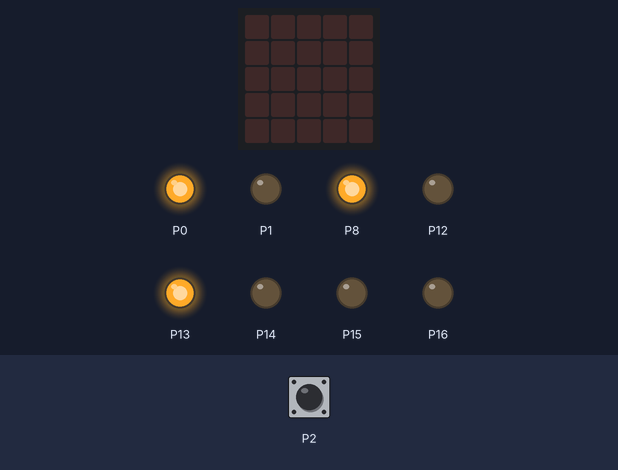
A program run on a simulated BBC micro:bit (MakeCode). On the bench: the board's 5×5 LED display, output pins drawn as LEDs (lit = HIGH). Dashed ring = blinking. The test bench sets the inputs (shaded band).

Above: at 1.2 s.
1.3 s: touch pin P2 pressed for 0.15 s
At 3.0 s:
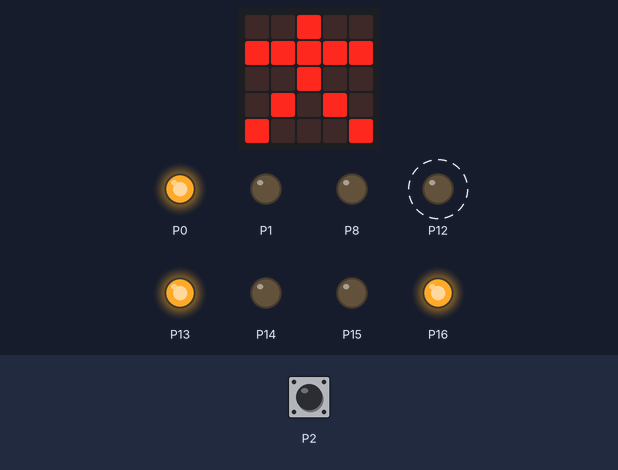
At 6.4 s:
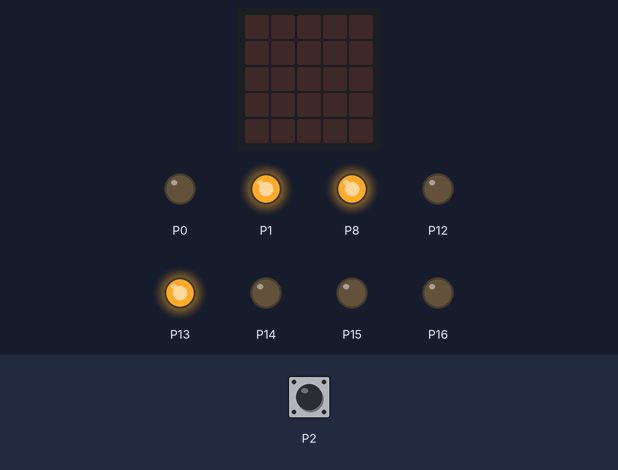
7.4 s: touch pin P2 pressed for 0.15 s
At 8.6 s:
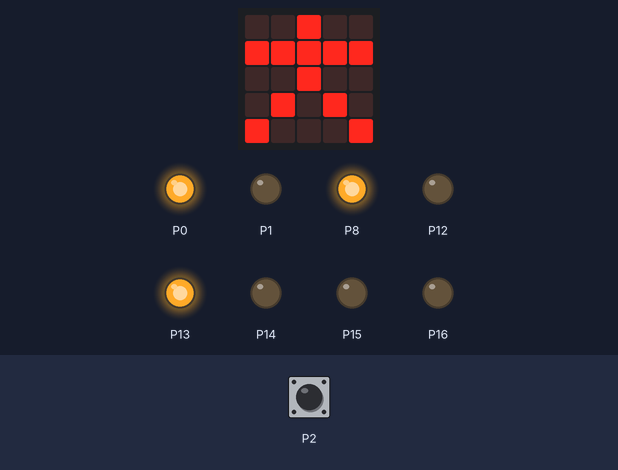
Timing chart, 0 to 19.5 s (numbered marks = the images above; inputs shaded):
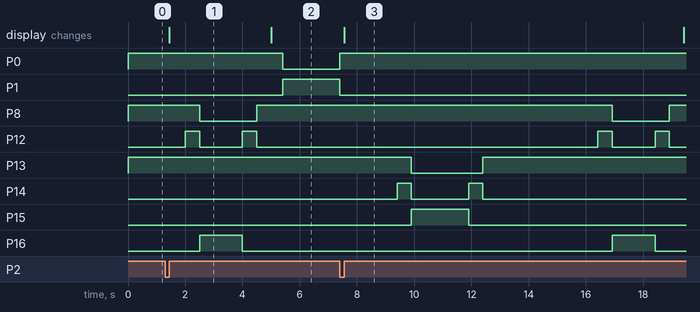

The program:

main.ts
```typescript
let LEDFuss1 = 0
/**
 * Ampelsteuerung 2 x  Ampel
 *
 *                                     Rot  Gelb  Grün
 *
 * Benutzte Pins Ampel1: P8;   P12  P16
 *
 * Benutzte Pins Ampel2: P13, P14,P15
 *
 * Fussgaenger  Rot P0,  Grün  P1
 *
 * Fussgängertaste low aktiv P2
 */
/**
 * Alle möglichen Pins benutzt ohne Doppelbelegung
 */
/**
 * Vorbereitung Abfrage Fussgängerampel.
 *
 * Tastendruck sich merken
 *
 * P2 Fussgänger Anforderung low aktiver Taster
 */
input.onPinPressed(TouchPin.P2, function () {
    LEDFuss1 = 1
    basic.showIcon(IconNames.StickFigure)
})
/**
 * Ampel1: Rot
 *
 * Ampel2: Rot
 *
 * fus rot
 */
/**
 * Ampel1:
 *
 * Rot-Gelb
 */
/**
 * Ampel1:
 *
 * Grün
 */
/**
 * Ampel1:
 *
 * Gelb
 */
/**
 * Ampel1: Rot
 *
 * Ampel2: Rot
 */
/**
 * Fuss wird aktiv wenn Anforderung Fuss-Taster gedrueckt
 */
/**
 * Anforderung LED Fus auf0  Merker LEDFuss1 gelöscht
 */
/**
 * Fusgänger Grün
 */
/**
 * Fussgänger wieder Rot
 */
/**
 * Ampel2: Rot-Gelb
 */
/**
 * Ampel2: Grün
 */
/**
 * Ampel2: Gelb
 */
/**
 * Ampel2: Rot
 */
basic.forever(function () {
    pins.digitalWritePin(DigitalPin.P8, 1)
    pins.digitalWritePin(DigitalPin.P13, 1)
    pins.digitalWritePin(DigitalPin.P0, 1)
    basic.pause(2000)
    pins.digitalWritePin(DigitalPin.P12, 1)
    basic.pause(500)
    pins.digitalWritePin(DigitalPin.P8, 0)
    pins.digitalWritePin(DigitalPin.P12, 0)
    pins.digitalWritePin(DigitalPin.P16, 1)
    basic.pause(1500)
    pins.digitalWritePin(DigitalPin.P12, 1)
    pins.digitalWritePin(DigitalPin.P16, 0)
    basic.pause(500)
    pins.digitalWritePin(DigitalPin.P12, 0)
    pins.digitalWritePin(DigitalPin.P8, 1)
    if (LEDFuss1) {
        basic.pause(500)
        LEDFuss1 = 0
        basic.showLeds(`
            . . . . .
            . . . . .
            . . . . .
            . . . . .
            . . . . .
            `)
        pins.digitalWritePin(DigitalPin.P0, 0)
        pins.digitalWritePin(DigitalPin.P1, 1)
        basic.pause(2000)
        pins.digitalWritePin(DigitalPin.P0, 1)
        pins.digitalWritePin(DigitalPin.P1, 0)
    }
    basic.pause(2000)
    pins.digitalWritePin(DigitalPin.P14, 1)
    basic.pause(500)
    pins.digitalWritePin(DigitalPin.P13, 0)
    pins.digitalWritePin(DigitalPin.P14, 0)
    pins.digitalWritePin(DigitalPin.P15, 1)
    basic.pause(2000)
    pins.digitalWritePin(DigitalPin.P14, 1)
    pins.digitalWritePin(DigitalPin.P15, 0)
    basic.pause(500)
    pins.digitalWritePin(DigitalPin.P13, 1)
    pins.digitalWritePin(DigitalPin.P14, 0)
    basic.pause(2000)
})
```

test.ts
```typescript
// Hier kann man Tests durchführen; diese Datei wird nicht kompiliert, wenn dieses Paket als Erweiterung verwendet wird.
```

Measured:
- after the input at 1.3 s, P0: HIGH → LOW after 4.1 s; P1: LOW → HIGH after 4.1 s; P13: stays HIGH (without the input it goes to LOW after 5.7 s); P14: stays LOW (without the input it goes to HIGH after 5.2 s); P15: stays LOW (without the input it goes to HIGH after 5.7 s); the display: changes after 0.15 s (image 1)
- after the input at 7.4 s, the display: changes after 0.15 s (image 3)
- what the display in image 1 shows lasts 3.5 s, from 1.5 s to 5.0 s
